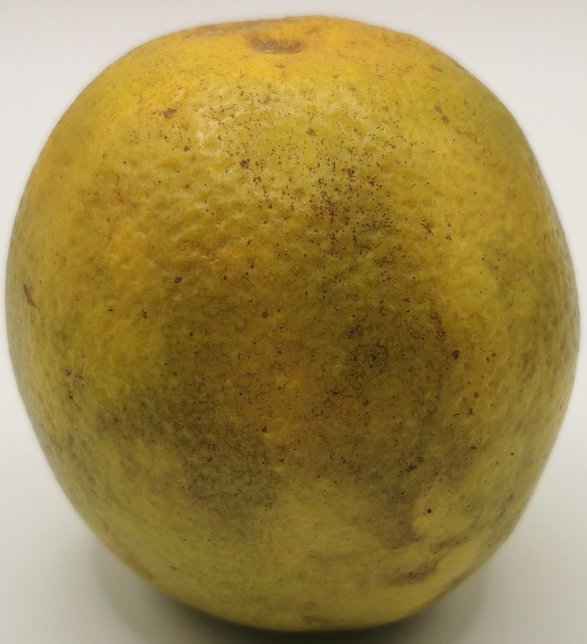
#> input picture muestras/M10_RGB.jpg, 1174 x 1288 px (shown at 1/2 size)
$ python -i crear_tensor_multicanal.py   (imports and definitions only)
#> lines starting #> are read from the running program, lines starting #| are printed output that depends on the picture
#> further down, picture is the input picture: shape (1288, 1174, 3); mean B, G, R 77.2, 136.3, 157.9
from pathlib import Path
import cv2
import numpy as np
import pandas as pd

RAIZ = Path(__file__).resolve().parent.parent
CARPETA_FOTOS = RAIZ / "datos" / "fotos_rgb_nir_uv"
EXCEL_ETIQUETAS = RAIZ / "datos" / "Etiquetas_granulacion_M1_M100.xlsx"
CARPETA_SALIDA = RAIZ / "datos"
COLUMNAS_ETIQUETA = [
    "Granulación",
    "Granulacion",
    "Etiqueta (granulación)",
    "Etiqueta",
]


def extraer_roi(img: np.ndarray, es_fondo_oscuro: bool = True) -> np.ndarray:
#> called with es_fondo_oscuro = True
  gray = cv2.cvtColor(img, cv2.COLOR_BGR2GRAY)
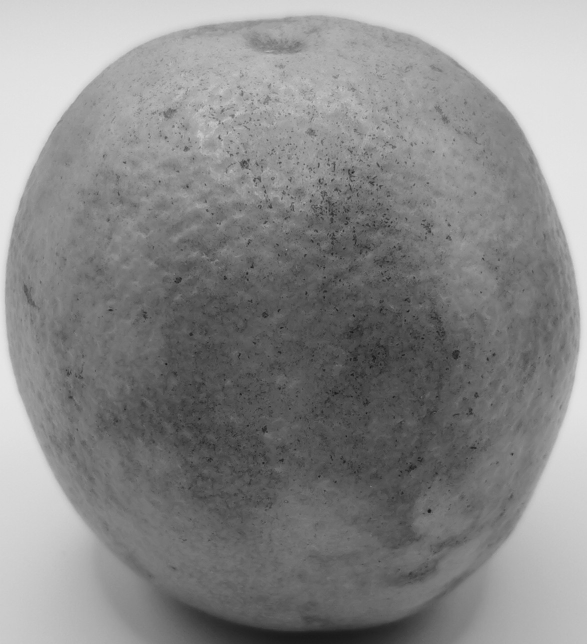
#> gray: shape (1288, 1174) (shown at 1/2 size); min 18, max 231, mean 136
  if es_fondo_oscuro:
    _, thresh = cv2.threshold(gray, 15, 255, cv2.THRESH_BINARY)
#> thresh: shape (1288, 1174); every value is 255
  else:
    _, thresh = cv2.threshold(gray, 200, 255, cv2.THRESH_BINARY_INV)

  contornos, _ = cv2.findContours(
      thresh, cv2.RETR_EXTERNAL, cv2.CHAIN_APPROX_SIMPLE
  )
#> contornos = [[[0, 0], [0, 1287], [1173, 1287], [1173, 0]]]
  if not contornos:
    return img

  contorno_mayor = max(contornos, key=cv2.contourArea)
#> contorno_mayor = [[0, 0], [0, 1287], [1173, 1287], [1173, 0]]
  if cv2.contourArea(contorno_mayor) == 0:
    return img

  x, y, w, h = cv2.boundingRect(contorno_mayor)
#> x = 0; y = 0; w = 1174; h = 1288
  return img[y : y + h, x : x + w]


# [93 lines left out: functions procesar_tensor_multicanal, construir_dataset_completo, not called in this run]


# [2 lines not run here, left out]

>>> import cv2
>>> picture = cv2.imread('../muestras/M10_RGB.jpg')
>>> result = extraer_roi(picture)

$ run again, on muestras/M13_RGB.jpg
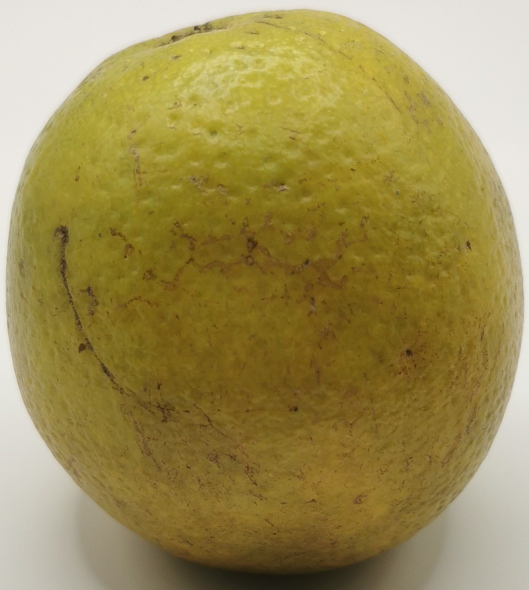
#> input picture muestras/M13_RGB.jpg, 1057 x 1179 px (shown at 1/2 size)
#> picture is the input picture: shape (1179, 1057, 3); mean B, G, R 81.7, 140.2, 156.1
#> in extraer_roi, `gray = cv2.cvtColor(img, cv2.COLOR_BGR2GRAY)`:
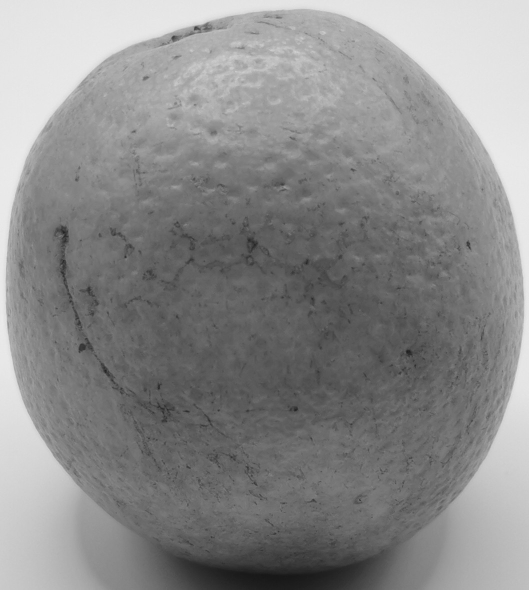
#> gray: shape (1179, 1057) (shown at 1/2 size); min 22, max 235, mean 138.2
#> thresh: shape (1179, 1057); every value is 255
#> contornos = [[[0, 0], [0, 1178], [1056, 1178], [1056, 0]]]
#> contorno_mayor = [[0, 0], [0, 1178], [1056, 1178], [1056, 0]]
#> x = 0; w = 1057; h = 1179
